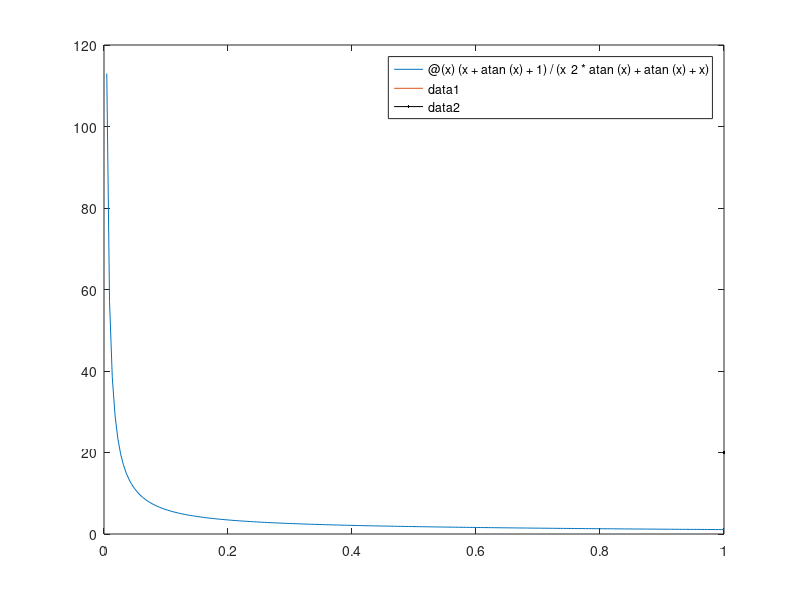

This figure's MATLAB source:
f = @(x) (x + atan(x) + 1)/(x^2 * atan(x) + atan(x) + x);

x = zeros(111,1);
y = zeros(111,1);
y_act = zeros(11,1)
h =.0001;
x(1) = 0;
y(1) = 1;

for i = 1:10000
    x(i+1) = h * (i);
    y(i+1) = f(x(i)) + h*((1/(1 + x(i)^2)) - 2*(y(i))^2);
end

x;
y;

fplot(f, [0,1])
hold on 
plot(x,y, MarkerSize= 20,Color='black')
